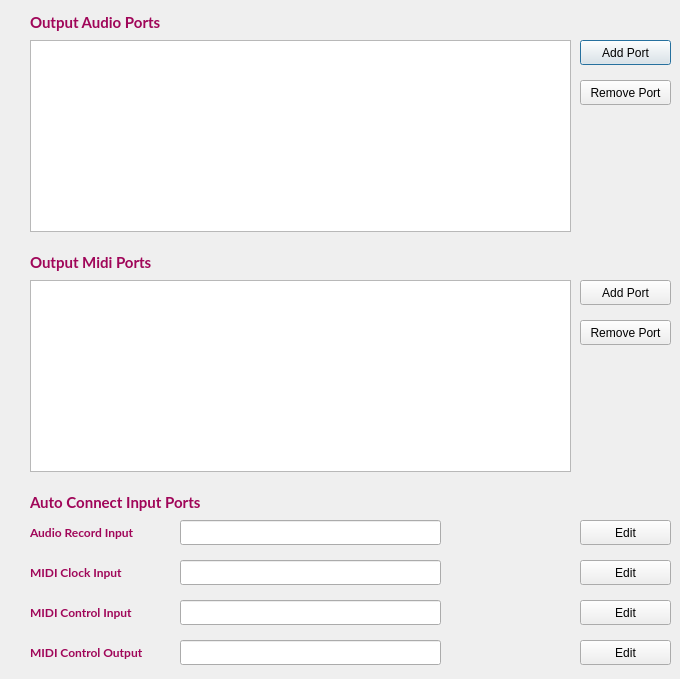
<?xml version="1.0" encoding="UTF-8"?>
<ui version="4.0">
 <class>Dialog</class>
 <widget class="QDialog" name="Dialog">
  <property name="geometry">
   <rect>
    <x>0</x>
    <y>0</y>
    <width>680</width>
    <height>679</height>
   </rect>
  </property>
  <property name="windowTitle">
   <string>Dialog</string>
  </property>
  <widget class="QLabel" name="label_12">
   <property name="geometry">
    <rect>
     <x>30</x>
     <y>10</y>
     <width>171</width>
     <height>25</height>
    </rect>
   </property>
   <property name="font">
    <font>
     <family>Lato</family>
     <pointsize>11</pointsize>
     <weight>75</weight>
     <bold>true</bold>
     <kerning>true</kerning>
    </font>
   </property>
   <property name="styleSheet">
    <string notr="true">color: rgb(160, 6, 89);</string>
   </property>
   <property name="text">
    <string>Output Audio Ports</string>
   </property>
   <property name="alignment">
    <set>Qt::AlignLeading|Qt::AlignLeft|Qt::AlignVCenter</set>
   </property>
  </widget>
  <widget class="QLabel" name="label_13">
   <property name="geometry">
    <rect>
     <x>30</x>
     <y>250</y>
     <width>171</width>
     <height>25</height>
    </rect>
   </property>
   <property name="font">
    <font>
     <family>Lato</family>
     <pointsize>11</pointsize>
     <weight>75</weight>
     <bold>true</bold>
     <kerning>true</kerning>
    </font>
   </property>
   <property name="styleSheet">
    <string notr="true">color: rgb(160, 6, 89);</string>
   </property>
   <property name="text">
    <string>Output Midi Ports</string>
   </property>
   <property name="alignment">
    <set>Qt::AlignLeading|Qt::AlignLeft|Qt::AlignVCenter</set>
   </property>
  </widget>
  <widget class="QTableWidget" name="audioPorts">
   <property name="geometry">
    <rect>
     <x>30</x>
     <y>40</y>
     <width>541</width>
     <height>192</height>
    </rect>
   </property>
  </widget>
  <widget class="QTableWidget" name="midiPorts">
   <property name="geometry">
    <rect>
     <x>30</x>
     <y>280</y>
     <width>541</width>
     <height>192</height>
    </rect>
   </property>
  </widget>
  <widget class="QPushButton" name="addAudioPort">
   <property name="geometry">
    <rect>
     <x>580</x>
     <y>40</y>
     <width>91</width>
     <height>25</height>
    </rect>
   </property>
   <property name="text">
    <string>Add Port</string>
   </property>
  </widget>
  <widget class="QPushButton" name="removeAudioPort">
   <property name="geometry">
    <rect>
     <x>580</x>
     <y>80</y>
     <width>91</width>
     <height>25</height>
    </rect>
   </property>
   <property name="text">
    <string>Remove Port</string>
   </property>
  </widget>
  <widget class="QPushButton" name="addMidiPort">
   <property name="geometry">
    <rect>
     <x>580</x>
     <y>280</y>
     <width>91</width>
     <height>25</height>
    </rect>
   </property>
   <property name="text">
    <string>Add Port</string>
   </property>
  </widget>
  <widget class="QPushButton" name="removeMidiPort">
   <property name="geometry">
    <rect>
     <x>580</x>
     <y>320</y>
     <width>91</width>
     <height>25</height>
    </rect>
   </property>
   <property name="text">
    <string>Remove Port</string>
   </property>
  </widget>
  <widget class="QLabel" name="label_14">
   <property name="geometry">
    <rect>
     <x>30</x>
     <y>490</y>
     <width>231</width>
     <height>25</height>
    </rect>
   </property>
   <property name="font">
    <font>
     <family>Lato</family>
     <pointsize>11</pointsize>
     <weight>75</weight>
     <bold>true</bold>
     <kerning>true</kerning>
    </font>
   </property>
   <property name="styleSheet">
    <string notr="true">color: rgb(160, 6, 89);</string>
   </property>
   <property name="text">
    <string>Auto Connect Input Ports</string>
   </property>
   <property name="alignment">
    <set>Qt::AlignLeading|Qt::AlignLeft|Qt::AlignVCenter</set>
   </property>
  </widget>
  <widget class="QLabel" name="label_15">
   <property name="geometry">
    <rect>
     <x>30</x>
     <y>600</y>
     <width>141</width>
     <height>25</height>
    </rect>
   </property>
   <property name="font">
    <font>
     <family>Lato</family>
     <pointsize>9</pointsize>
     <weight>75</weight>
     <bold>true</bold>
     <kerning>true</kerning>
    </font>
   </property>
   <property name="styleSheet">
    <string notr="true">color: rgb(160, 6, 89);</string>
   </property>
   <property name="text">
    <string>MIDI Control Input</string>
   </property>
   <property name="alignment">
    <set>Qt::AlignLeading|Qt::AlignLeft|Qt::AlignVCenter</set>
   </property>
  </widget>
  <widget class="QLineEdit" name="audioRecord">
   <property name="geometry">
    <rect>
     <x>180</x>
     <y>520</y>
     <width>261</width>
     <height>25</height>
    </rect>
   </property>
  </widget>
  <widget class="QLabel" name="label_16">
   <property name="geometry">
    <rect>
     <x>30</x>
     <y>560</y>
     <width>141</width>
     <height>25</height>
    </rect>
   </property>
   <property name="font">
    <font>
     <family>Lato</family>
     <pointsize>9</pointsize>
     <weight>75</weight>
     <bold>true</bold>
     <kerning>true</kerning>
    </font>
   </property>
   <property name="styleSheet">
    <string notr="true">color: rgb(160, 6, 89);</string>
   </property>
   <property name="text">
    <string>MIDI Clock Input</string>
   </property>
   <property name="alignment">
    <set>Qt::AlignLeading|Qt::AlignLeft|Qt::AlignVCenter</set>
   </property>
  </widget>
  <widget class="QLineEdit" name="midiClock">
   <property name="geometry">
    <rect>
     <x>180</x>
     <y>560</y>
     <width>261</width>
     <height>25</height>
    </rect>
   </property>
  </widget>
  <widget class="QLabel" name="label_17">
   <property name="geometry">
    <rect>
     <x>30</x>
     <y>520</y>
     <width>141</width>
     <height>25</height>
    </rect>
   </property>
   <property name="font">
    <font>
     <family>Lato</family>
     <pointsize>9</pointsize>
     <weight>75</weight>
     <bold>true</bold>
     <kerning>true</kerning>
    </font>
   </property>
   <property name="styleSheet">
    <string notr="true">color: rgb(160, 6, 89);</string>
   </property>
   <property name="text">
    <string>Audio Record Input</string>
   </property>
   <property name="alignment">
    <set>Qt::AlignLeading|Qt::AlignLeft|Qt::AlignVCenter</set>
   </property>
  </widget>
  <widget class="QLineEdit" name="midiControlInput">
   <property name="geometry">
    <rect>
     <x>180</x>
     <y>600</y>
     <width>261</width>
     <height>25</height>
    </rect>
   </property>
  </widget>
  <widget class="QPushButton" name="editAudioRecord">
   <property name="geometry">
    <rect>
     <x>580</x>
     <y>520</y>
     <width>91</width>
     <height>25</height>
    </rect>
   </property>
   <property name="text">
    <string>Edit</string>
   </property>
  </widget>
  <widget class="QPushButton" name="editMidiClock">
   <property name="geometry">
    <rect>
     <x>580</x>
     <y>560</y>
     <width>91</width>
     <height>25</height>
    </rect>
   </property>
   <property name="text">
    <string>Edit</string>
   </property>
  </widget>
  <widget class="QPushButton" name="editMidiControlInput">
   <property name="geometry">
    <rect>
     <x>580</x>
     <y>600</y>
     <width>91</width>
     <height>25</height>
    </rect>
   </property>
   <property name="text">
    <string>Edit</string>
   </property>
  </widget>
  <widget class="QLineEdit" name="midiControlOutput">
   <property name="geometry">
    <rect>
     <x>180</x>
     <y>640</y>
     <width>261</width>
     <height>25</height>
    </rect>
   </property>
  </widget>
  <widget class="QLabel" name="label_18">
   <property name="geometry">
    <rect>
     <x>30</x>
     <y>640</y>
     <width>141</width>
     <height>25</height>
    </rect>
   </property>
   <property name="font">
    <font>
     <family>Lato</family>
     <pointsize>9</pointsize>
     <weight>75</weight>
     <bold>true</bold>
     <kerning>true</kerning>
    </font>
   </property>
   <property name="styleSheet">
    <string notr="true">color: rgb(160, 6, 89);</string>
   </property>
   <property name="text">
    <string>MIDI Control Output</string>
   </property>
   <property name="alignment">
    <set>Qt::AlignLeading|Qt::AlignLeft|Qt::AlignVCenter</set>
   </property>
  </widget>
  <widget class="QPushButton" name="editMidiControlOutput">
   <property name="geometry">
    <rect>
     <x>580</x>
     <y>640</y>
     <width>91</width>
     <height>25</height>
    </rect>
   </property>
   <property name="text">
    <string>Edit</string>
   </property>
  </widget>
  <widget class="QLabel" name="audioRecordConnections">
   <property name="geometry">
    <rect>
     <x>450</x>
     <y>520</y>
     <width>121</width>
     <height>25</height>
    </rect>
   </property>
   <property name="font">
    <font>
     <family>Lato</family>
     <pointsize>9</pointsize>
     <weight>75</weight>
     <bold>true</bold>
     <kerning>true</kerning>
    </font>
   </property>
   <property name="styleSheet">
    <string notr="true">color: rgb(160, 6, 89);</string>
   </property>
   <property name="text">
    <string/>
   </property>
   <property name="alignment">
    <set>Qt::AlignLeading|Qt::AlignLeft|Qt::AlignVCenter</set>
   </property>
  </widget>
  <widget class="QLabel" name="midiClockConnections">
   <property name="geometry">
    <rect>
     <x>450</x>
     <y>560</y>
     <width>121</width>
     <height>25</height>
    </rect>
   </property>
   <property name="font">
    <font>
     <family>Lato</family>
     <pointsize>9</pointsize>
     <weight>75</weight>
     <bold>true</bold>
     <kerning>true</kerning>
    </font>
   </property>
   <property name="styleSheet">
    <string notr="true">color: rgb(160, 6, 89);</string>
   </property>
   <property name="text">
    <string/>
   </property>
   <property name="alignment">
    <set>Qt::AlignLeading|Qt::AlignLeft|Qt::AlignVCenter</set>
   </property>
  </widget>
  <widget class="QLabel" name="midiControlInputConnections">
   <property name="geometry">
    <rect>
     <x>450</x>
     <y>600</y>
     <width>121</width>
     <height>25</height>
    </rect>
   </property>
   <property name="font">
    <font>
     <family>Lato</family>
     <pointsize>9</pointsize>
     <weight>75</weight>
     <bold>true</bold>
     <kerning>true</kerning>
    </font>
   </property>
   <property name="styleSheet">
    <string notr="true">color: rgb(160, 6, 89);</string>
   </property>
   <property name="text">
    <string/>
   </property>
   <property name="alignment">
    <set>Qt::AlignLeading|Qt::AlignLeft|Qt::AlignVCenter</set>
   </property>
  </widget>
  <widget class="QLabel" name="midiControlOutputConnections">
   <property name="geometry">
    <rect>
     <x>450</x>
     <y>640</y>
     <width>121</width>
     <height>25</height>
    </rect>
   </property>
   <property name="font">
    <font>
     <family>Lato</family>
     <pointsize>9</pointsize>
     <weight>75</weight>
     <bold>true</bold>
     <kerning>true</kerning>
    </font>
   </property>
   <property name="styleSheet">
    <string notr="true">color: rgb(160, 6, 89);</string>
   </property>
   <property name="text">
    <string/>
   </property>
   <property name="alignment">
    <set>Qt::AlignLeading|Qt::AlignLeft|Qt::AlignVCenter</set>
   </property>
  </widget>
 </widget>
 <resources/>
 <connections/>
</ui>
